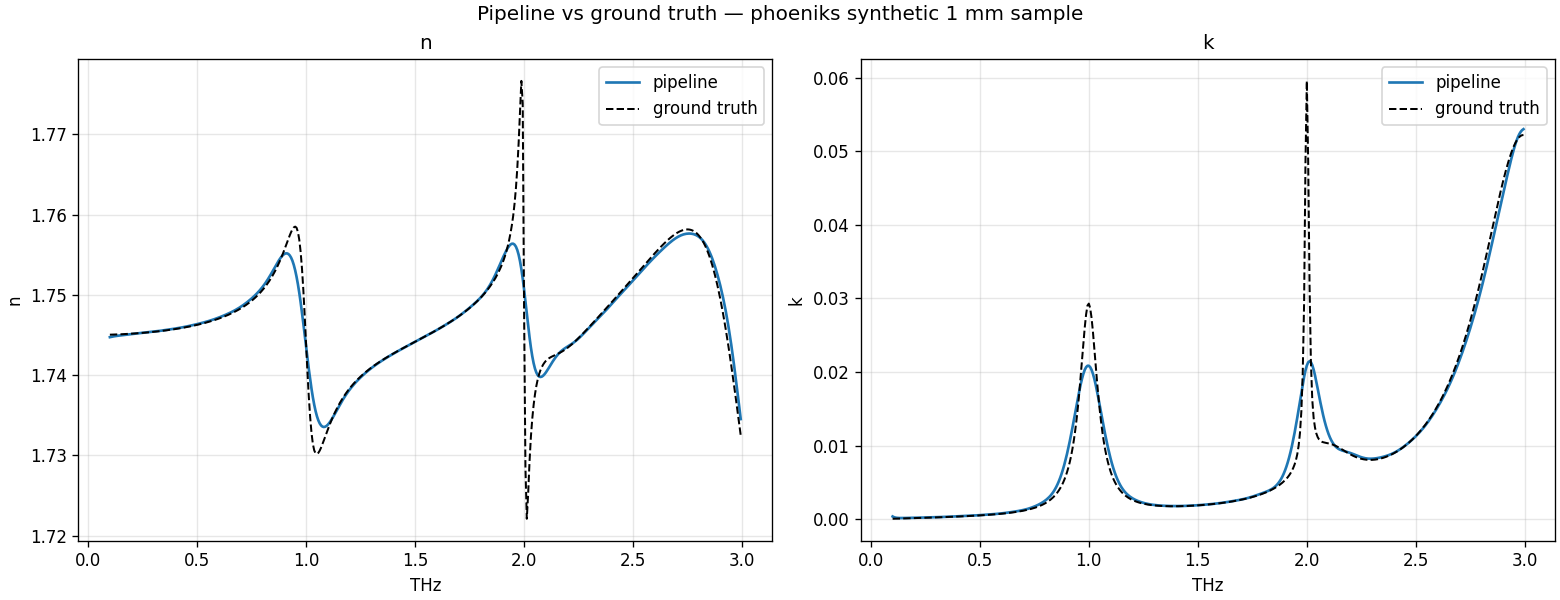

Write Python code to recreate this figure.
"""Validate the transmission pipeline against a PUBLIC known-answer dataset.

Uses the phoeniks (puls-lab) example 01_Basic_Extraction: a SYNTHETIC THz-TDS pair
(reference + 1 mm sample) generated from a KNOWN n(f), k(f) (provided in
Artifical_n_k_alpha.txt). Running our real pipeline on it and recovering that planted
n, k is a clean, material-independent test of the pipeline MECHANICS — separate from any
question about Samuel's silicon measurements or thickness.

It downloads the three files once (cached next to this script), converts the time traces
to our .acc format (time in ps), runs the exact run_me_transmission flow
(subtract_baseline -> window_time_fixed_width -> zero_pad -> fft_spectrum ->
transfer_function -> invert_nk(thickness=1 mm)), and overlays recovered vs true n, k.

Run:  PYTHONPATH=. .venv/Scripts/python.exe explorations/transmission_validation/validate_against_public_dataset.py
"""
from __future__ import annotations

import os
import sys
import urllib.request

import numpy as np
import matplotlib
matplotlib.use("Agg")
import matplotlib.pyplot as plt

HERE = os.path.dirname(os.path.abspath(__file__))
REPO = os.path.join(HERE, "..", "..")
sys.path.insert(0, REPO)

from dataset_core import DataSet
from dataset_core.adapters import thz_adapter as thz

BASE_URL = ("https://raw.githubusercontent.com/puls-lab/phoeniks/main/"
            "examples/01_Basic_Extraction")
FILES = ("Artifical_Reference.txt", "Artifical_Sample_1mm.txt", "Artifical_n_k_alpha.txt")
THICKNESS_M = 1.0e-3
HALF_WIDTH_PS = 8.0

DATA_DIR = os.path.join(HERE, "phoeniks_data")
ACC_DIR = os.path.join(HERE, "phoeniks_acc")


def download_if_missing():
    os.makedirs(DATA_DIR, exist_ok=True)
    for name in FILES:
        dest = os.path.join(DATA_DIR, name)
        if not os.path.exists(dest):
            print(f"downloading {name} ...")
            urllib.request.urlretrieve(f"{BASE_URL}/{name}", dest)


def write_acc(name, time_seconds, amplitude):
    """Write a 2-column .acc (time in PICOSECONDS, the format DataSet expects)."""
    os.makedirs(ACC_DIR, exist_ok=True)
    lines = [f"%title {name} acc 1", "%type 0"]
    lines += [f"{t * 1e12:.8f} {a:.10e}" for t, a in zip(time_seconds, amplitude)]
    with open(os.path.join(ACC_DIR, name + ".acc"), "w") as handle:
        handle.write("\n".join(lines) + "\n")


def main():
    download_if_missing()
    reference = np.loadtxt(os.path.join(DATA_DIR, "Artifical_Reference.txt"))
    sample = np.loadtxt(os.path.join(DATA_DIR, "Artifical_Sample_1mm.txt"))
    ground_truth = np.loadtxt(os.path.join(DATA_DIR, "Artifical_n_k_alpha.txt"))
    gt_freq_hz, gt_n, gt_k = ground_truth[:, 0], ground_truth[:, 1], ground_truth[:, 2]

    write_acc("reference_phoeniks", reference[:, 0], reference[:, 1])
    write_acc("sample_phoeniks", sample[:, 0], sample[:, 1])
    dt_ps = np.median(np.diff(reference[:, 0])) * 1e12
    print(f"dt={dt_ps:.4f} ps, span={reference[-1,0]*1e12:.1f} ps, N={reference.shape[0]}; "
          f"ground-truth n {gt_n.min():.3f}-{gt_n.max():.3f}, k {gt_k.min():.4f}-{gt_k.max():.4f}")

    config = {
        "general": {"show_graph": False},
        "window": {"type": "hann", "alpha": 1.0},
        "pad": {"extend_factor": 1.0},
        "transfer": {"self_reference": False, "apply_snr_mask": True, "min_ref_amp_rel": 1e-3,
                     "regularization_eps": 1e-30, "unwrap_phase": True},
        "mask": {"snr_thresh_db": 20, "tail_fraction": 0.25, "min_contiguous_bins": 3},
        "derive": {"eps_background": 1.0},
    }
    dataset = DataSet(ACC_DIR, config=config)
    dataset.load_all_data(case_insensitive=True, explicit_dir=True)
    dataset.group_files(keywords=["type"])
    thz.subtract_baseline(dataset)
    thz.window_time_fixed_width(dataset, half_width_ps=HALF_WIDTH_PS, center_in_trace=True,
                                show_graph=False)
    thz.zero_pad(dataset, show_graph=False)
    thz.fft_spectrum(dataset)
    thz.transfer_function(dataset, ref_type="reference")
    thz.invert_nk(dataset, thickness_m=THICKNESS_M)

    fig, (ax_n, ax_k) = plt.subplots(1, 2, figsize=(13, 5), layout="constrained")
    fig.suptitle("Pipeline vs ground truth — phoeniks synthetic 1 mm sample")
    for filename, data_obj in dataset.data.items():
        if dataset.data.is_reference(filename):
            continue
        p = data_obj.processing_dict
        freq = p["fft_freq"]; n = p["n"]; k = p["k"]; mask = p["transfer_mask"]
        f_thz = freq * 1e-12
        band = mask & (f_thz >= 0.1) & (f_thz <= 3.0) & np.isfinite(n)
        gt_n_on_grid = np.interp(freq, gt_freq_hz, gt_n)
        gt_k_on_grid = np.interp(freq, gt_freq_hz, gt_k)

        print(f"\n--- {filename}: recovered vs true (n, k) ---")
        print(f"{'freq THz':>9} {'n_pipe':>8} {'n_true':>8} {'dn':>8} {'k_pipe':>8} {'k_true':>8}")
        for f_test in (0.2, 0.5, 1.0, 1.5, 2.0, 2.5):
            i = int(np.argmin(np.abs(f_thz - f_test)))
            print(f"{f_test:9.1f} {n[i]:8.3f} {gt_n_on_grid[i]:8.3f} {n[i]-gt_n_on_grid[i]:8.3f} "
                  f"{k[i]:8.4f} {gt_k_on_grid[i]:8.4f}")
        dn = np.abs(n[band] - gt_n_on_grid[band])
        dk = np.abs(k[band] - gt_k_on_grid[band])
        print(f"  band 0.1-3 THz: mean |dn| = {np.nanmean(dn):.4f}, mean |dk| = {np.nanmean(dk):.4f}")

        ax_n.plot(f_thz[band], n[band], lw=1.6, label="pipeline")
        ax_n.plot(f_thz[band], gt_n_on_grid[band], "k--", lw=1.2, label="ground truth")
        ax_k.plot(f_thz[band], k[band], lw=1.6, label="pipeline")
        ax_k.plot(f_thz[band], gt_k_on_grid[band], "k--", lw=1.2, label="ground truth")
    ax_n.set_title("n"); ax_n.set_xlabel("THz"); ax_n.set_ylabel("n"); ax_n.legend(); ax_n.grid(alpha=0.3)
    ax_k.set_title("k"); ax_k.set_xlabel("THz"); ax_k.set_ylabel("k"); ax_k.legend(); ax_k.grid(alpha=0.3)
    out = os.path.join(HERE, "validate_against_public_dataset.png")
    fig.savefig(out, dpi=120)
    print(f"\nSaved figure: {out}")


if __name__ == "__main__":
    main()
